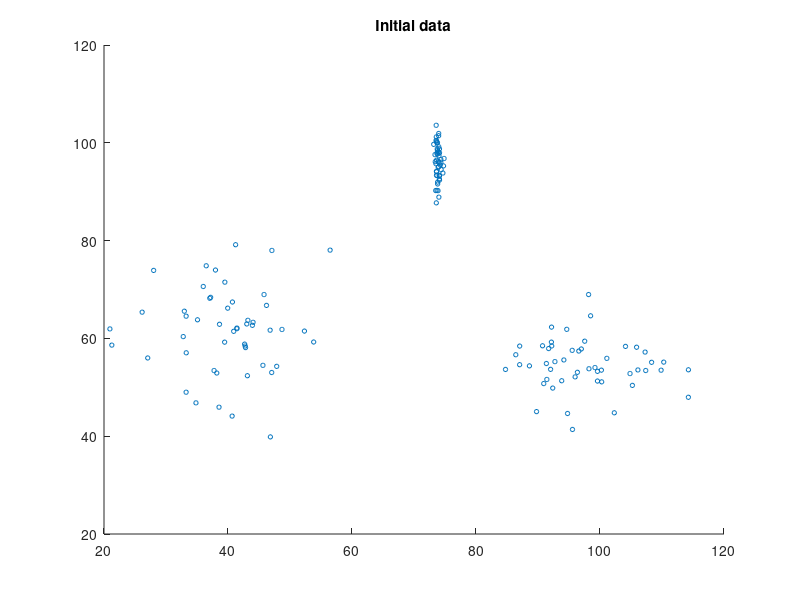

Write the MATLAB code that produced this figure. (Note: this script raises an error after producing the figure.)
%% ==== K-Means Clustering ====
%
% Created: 18 Nov 2025, Olga Ioffe
% Based on hw7 in ML course by Andrew Ng
%
% Load dataset. It would contain a single matrix with rows of coordinates.
% 
% K - number of clusters to sort to [3]
% max_iter - number of iterations to run the script [10]
% Initial positions of the centroids are randomized based on data range

%% Initialize
clear; close all; clc

%% Load Dataset and visualize
load('ex_olga1.mat')

fid = figure;
scatter(X(:,1),X(:,2), 10)
title('Initial data')
hold on

%% Analize boundaries

xmin = min(X(:,1));
xmax = max(X(:,1));
ymin = min(X(:,2));
ymax = max(X(:,2));

xrange = xmax - xmin;
yrange = ymax - ymin;

%% Randomize initial centroids within data boundaries

% Choose number of centroids
K = 3;

% Randomize
init_cent = [];
for indc = 1:K
    xc = rand*xrange + xmin;
    yc = rand*yrange + ymin;
    init_cent(indc,:) = [xc, yc];
end

% Visualize
figure(fid)
plot(init_cent(:,1),init_cent(:,2),Marker='X',MarkerSize=10,Color='k',LineStyle='none');

%% ==== K-Means main ====

% pause to see progress - optinonal, useful for debug and evaluation
fprintf('Program paused. Press enter to continue')
pause;

fprintf('Running K-Means Algorithm\n\n')

% Settings
max_iter = 10;

plot_progress_flag = 0;

% Run the algorithm
[centroids, clustNum] = run_Kmeans(X, init_cent, max_iter,...
                                               plot_progress_flag, fid);

% pause to see progress - optinonal, useful for debug and evaluation
% fprintf('Program paused. Press enter to continue')
% pause;

cols = lines;
scatter(X(:,1),X(:,2), 10, cols(clustNum,:));
title('Clustered data')
for indc = 1:K
plot(centroids(clustNum==indc,1),centroids(clustNum==indc,2),Marker='X',MarkerSize=10,Color=cols(clustNum,:),LineStyle='none');
end

%% === functions ===

function [centroids, clustNum] = run_Kmeans(X, init_cent, max_iter,...
                                               plot_progress_flag, fid)
% Run K-Means algorithm on X data points
% X - list of data points, coordinates in rows, 2D
% init_cent - list of initial centroids
% max_iter - num of iterations to run. Currently will run all the
% iteratios. In the future convergence criterion will be applied
% plot_progress_flag - flag whether to plot the progress. Assign 0 for
% speed, 1 for debug and visualization
% fid - figure id to plot on

% Set default values for plot progress
if nargin < 4
    plot_progress_flag = 0;
end
if plot_progress_flag && nargin<5
    fid = figure;
end

% Plot data if requested
if plot_progress_flag
    figure(fid);
    hold on
end

% Init data and run the loops
centroids = init_cent;
K = size(centroids,1);

for indl = 1:max_iter

    fprintf('Iteration %d out of %d\n', indl, max_iter)

    % Find closest centroid for this iteration
    clustNum = AssignCentroids(X, centroids);

    % plot progress

    % compute new centroids
    centroids = calcCent(X, clustNum, K);

end

% assign cluster num for final centroids calculated
clustNum = AssignCentroids(X, centroids);

fprintf('All iterations run\n')

end

function centNum = AssignCentroids(X, centr)
% for each coordinate in X assingns the closest centroid
% X - list of data points
% centr - list of centroids
% centNum - list of closest centroids per datapoint

K = size(centr,1);
centNum = zeros(size(X,1),1);

for indx = 1:size(X,1)
    dist = zeros(K,1);
    for indc = 1:K
        dist(indc) = norm(X(indx,:)-centr(indc,:));
    end
    [~,centNum(indx)] = min(dist);
end
end

function centroids = calcCent(X, centNum, K)
% calculates centroids according to the afilliation
% X - list of data points
% centNum - list of centroid numbers per data point
% K - number of centroids
% centroids - the new centroids per cluster

dims = size(X, 2);
centroids = nan(K, dims);

for indc = 1:K
    clust = (centNum == indc);
    centroids(indc,:) = mean(X(clust,:),1);
end


end